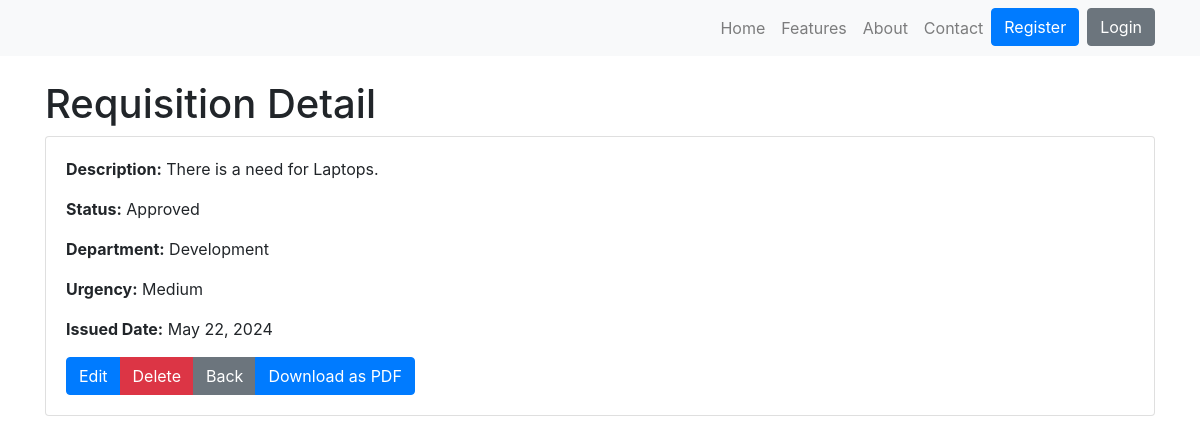
/requisitions/1/, run on the app's committed database.
### p2p_app/models.py (models this page shows, shortened)
class Requisition(models.Model):
    preferred_supplier = models.ForeignKey(Supplier, on_delete=models.CASCADE, default=1)
    department = models.CharField(max_length=100, null=True)
    urgency = models.CharField(max_length=20, choices=[('Low', 'Low'), ('Medium', 'Medium'), ('High', 'High')], null=True)
    description = models.TextField()
    status = models.CharField(max_length=20, choices=[('Pending', 'Pending'), ('Approved', 'Approved'), ('Rejected', 'Rejected')])
    created_at = models.DateTimeField(auto_now_add=True)
    issued_date = models.DateField(auto_now=True)
    updated_at = models.DateTimeField(auto_now=True)
    shipping_address = models.CharField(max_length=255, default='')
    payment_method = models.CharField(max_length=50, default='e.g.Cash')
    billing_address = models.TextField(default='')

### p2p_app/views.py (the view)
# urls.py: path('requisitions/<int:pk>/', views.requisition_detail, name='requisition_detail'),
def requisition_detail(request, pk):
    requisition = get_object_or_404(Requisition, pk=pk)
    return render(request, 'requisition/requisition_detail.html', {'requisition': requisition})

### p2p_app/templates/requisition/requisition_detail.html (shortened to what this page needs)
{% load static %}
<!DOCTYPE html>
<html>
<head>
    <link rel="stylesheet" href="https://stackpath.bootstrapcdn.com/bootstrap/4.5.2/css/bootstrap.min.css">
</head>
<body>
    <div>{% include 'navbar.html' %}</div>
    <div class="container mt-4">
        <h1>Requisition Detail</h1>
        <div class="card">
            <div class="card-body">
                <p class="card-text"><strong>Description:</strong> {{ requisition.description }}</p>
                <p class="card-text"><strong>Status:</strong> {{ requisition.status }}</p>
                <p class="card-text"><strong>Department:</strong> {{ requisition.department }}</p>
                <p class="card-text"><strong>Urgency:</strong> {{ requisition.urgency }}</p>
                <p class="card-text"><strong>Issued Date:</strong> {{ requisition.issued_date }}</p>
                <div class="btn-group" role="group" aria-label="Requisition Actions">
                    <a href="{% url 'edit_requisition' requisition.pk %}" class="btn btn-primary">Edit</a>
                    <a href="{% url 'delete_requisition' requisition.pk %}" class="btn btn-danger">Delete</a>
                    <a href="{% url 'requisition_list' %}" class="btn btn-secondary">Back</a>
                    <a href="{% url 'generate_requisition_pdf' requisition.id %}" class="btn btn-primary">Download as PDF</a>
                </div>
            </div>
        </div>
    </div>
</body>
</html>

### data on the page
Requisition: description "There is a need for Laptops.", status "Approved", department "Development", urgency "Medium", issued_date "May 22, 2024"
